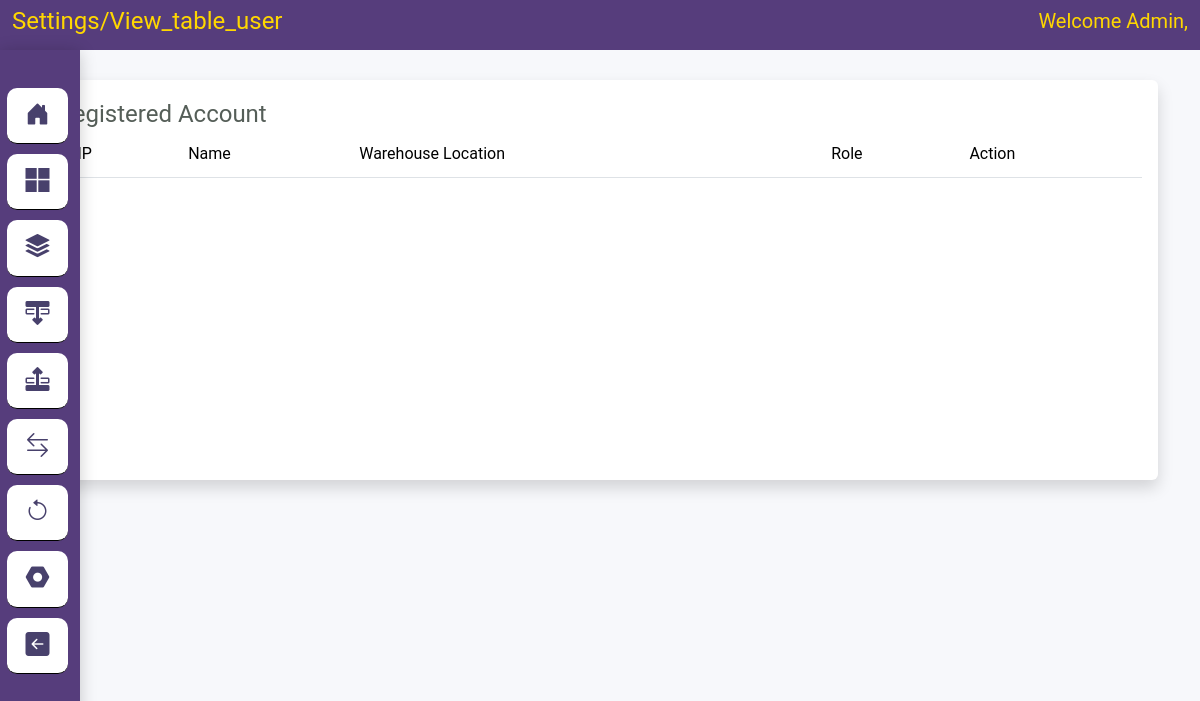
/index.php/settings/view_table_user, run on an earlier commit of the app's database.
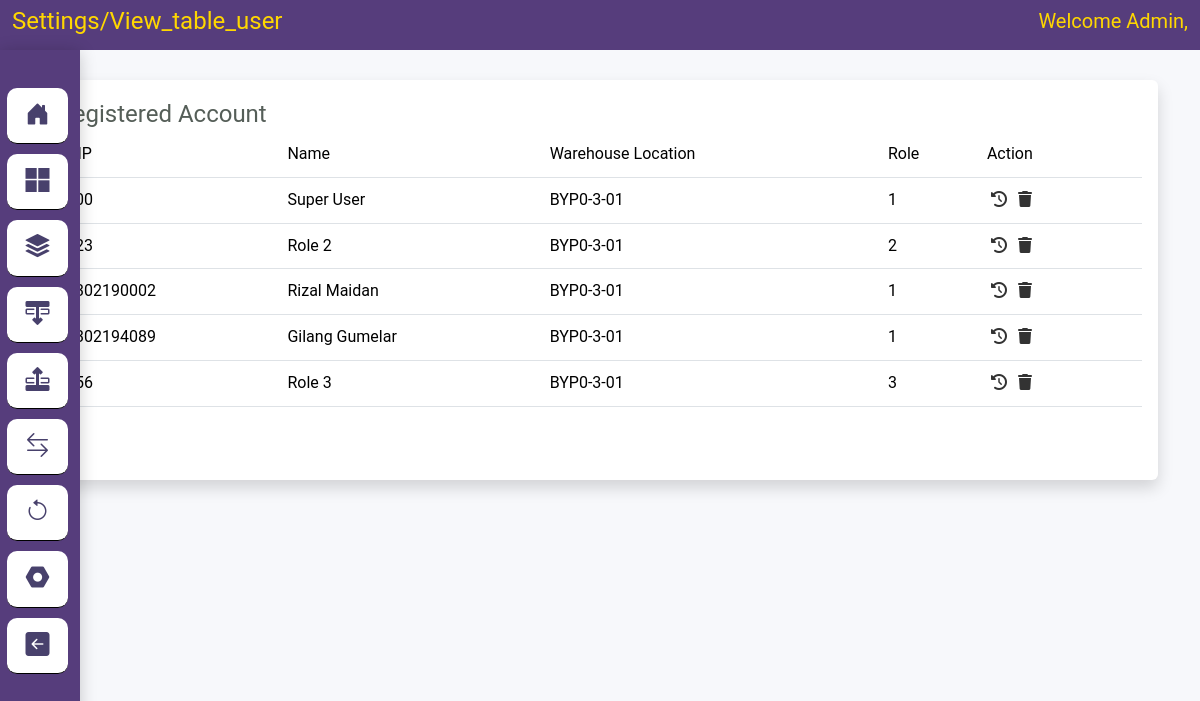
And on a later commit of the database.
### tables this page shows
CREATE TABLE `user` (
  `nip` varchar(20) NOT NULL,
  `name` varchar(200) NOT NULL,
  `password` varchar(200) NOT NULL,
  `warehouse_code` varchar(50) NOT NULL,
  `role` varchar(200) NOT NULL
);

### application/controllers/Settings.php (called while the page is built, shortened)
<?php
class Settings extends CI_Controller
{
    public function __construct()
    {
        $this->load->helper('download');
		$this->load->library(array('form_validation', 'upload', 'excel'));
    }
    public function view_table_user()
    {
        $data['judul'] = 'Settings/view_table_user';
        $data['users'] = $this->M_CRUD->get_data('user')->result();
        $this->load->view('template/header', $data);
        $this->load->view('settings/table_user');
    }
}

### index.php (called while the page is built, shortened)
<?php
require_once BASEPATH.'core/CodeIgniter.php';

### application/models/M_CRUD.php (called while the page is built, shortened)
<?php
class M_CRUD extends CI_Model
{
	function get_data($table){
		return $this->db->get($table);
	}
}

### application/views/settings/table_user.php (the view, shortened to what this page needs)
<div class="container" style="margin-top: 80px;">
    <div class="cards shadow p-3 mb-3 bg-white rounded" style="min-height: 400px; margin-top:3px;">
        <div class=" cards-header card-header-text">
            <h4 class="card-title">registered Account</h4>
        </div>
        <div class="card-content table-responsive">
            <table id="regisacc" class="table table-hover">
                <thead class="text-primary">
                    <tr>
                        <th>NIP</th>
                        <th>Name</th>
                        <th>Warehouse Location</th>
                        <th>Role</th>
                        <th>Action</th>
                    </tr>
                </thead>
                <tbody>
                    <?php
                        $i = 1;
                        foreach ($users as $data) {
                    ?>
                    <tr>
                        <td><?= $data->nip ?></td>
                        <td><?= $data->name ?></td>
                        <td><?= $data->warehouse_code ?></td>
                        <td><?= $data->role ?></td>
                        <td>
                            <div class="container px-1">
                                <div class="row">
                                    <div class="col-sm-2">
                                        <a href="<?= base_url() ?>settings/reset_password?nip=<?= $data->nip ?>"
                                            onclick="return confirm('Are You Sure Want to Reset This Password Account ?')"><i
                                                class="fa-solid fa-history"></i></a>
                                    </div>
                                    <div class="col-sm-2">
                                        <a href="<?= base_url() ?>settings/delete_account?nip=<?= $data->nip ?>"
                                            onclick="return confirm('Are You Sure Want to Delete This Account ?')"><i
                                                class="fa-solid fa-trash"></i></a>
                                    </div>
                                </div>
                            </div>
                        </td>
                    </tr>
                    <?php $i++; } ?>
                </tbody>
            </table>
        </div>
    </div>
</div>

What changed in the data, as far as the page shows it:
added user: name "Super User", warehouse_code "BYP0-3-01", role "1"
added user: name "Role 2", warehouse_code "BYP0-3-01", role "2"
added user: nip "1302190002", name "Rizal Maidan", warehouse_code "BYP0-3-01", role "1"
added user: nip "1302194089", name "Gilang Gumelar", warehouse_code "BYP0-3-01", role "1"
added user: name "Role 3", warehouse_code "BYP0-3-01", role "3"
